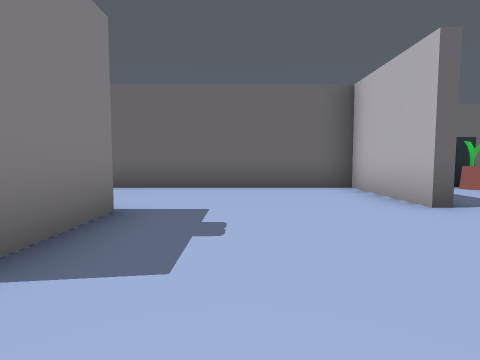
[1] (above)

20 first-person views from a walk through a 3-D level made in the Unity game engine. The camera is 1.2 m above the floor, tilts 4° down and sees 80° across. The floor is counted in squares, 2 m on a side. Each view is taken from the middle of a square. On the plan, view 1 faces up. The plan holds only what a view shows up to about 9 squares ahead; the rest is blank. The player character is not drawn. Some animated figures are not drawn. Door leaves are left out, so doorways stand open.

[2]
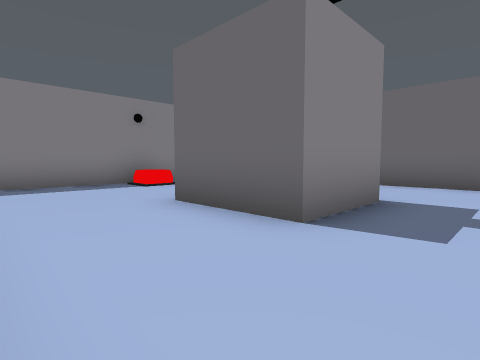

[3]
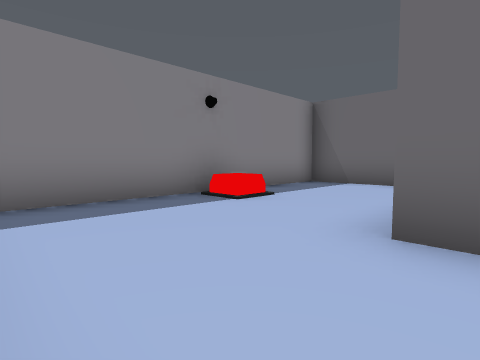

[4]
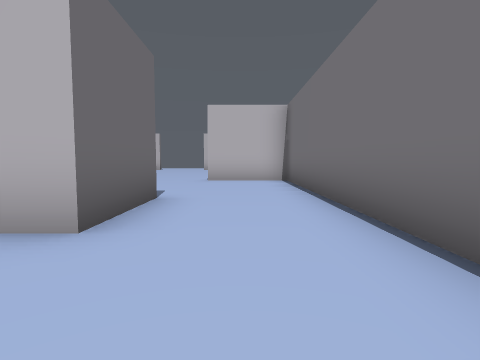

[5]
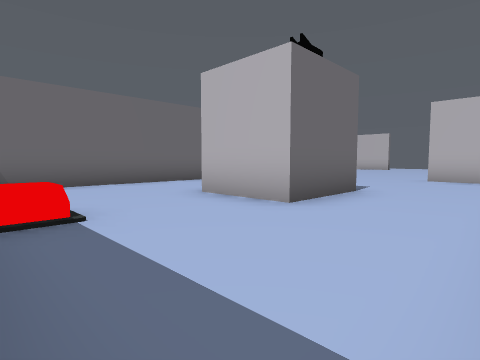

[6]
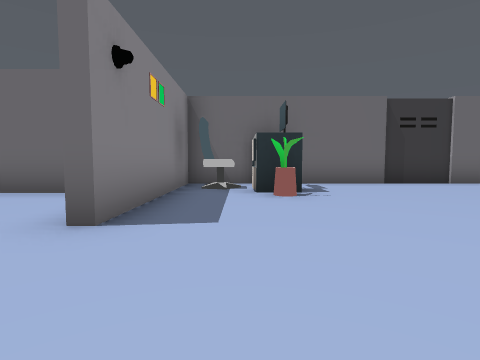

[7]
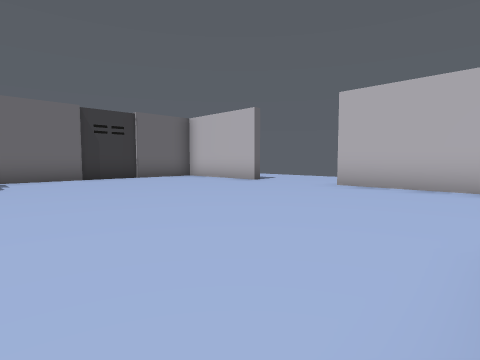

[8]
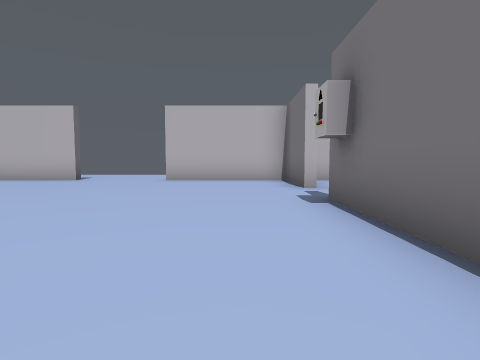

[9]
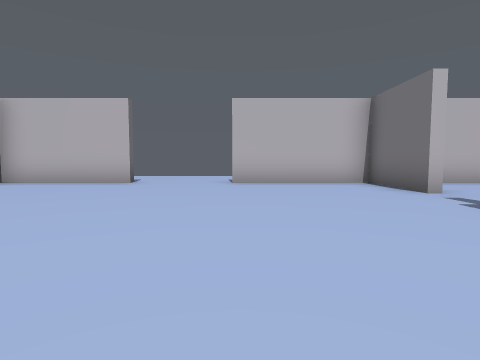

[10]
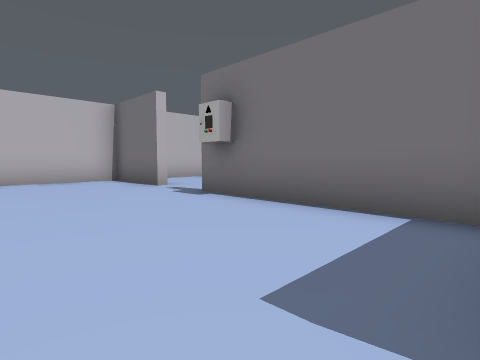

[11]
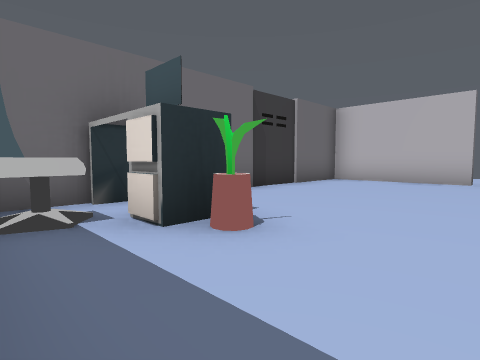

[12]
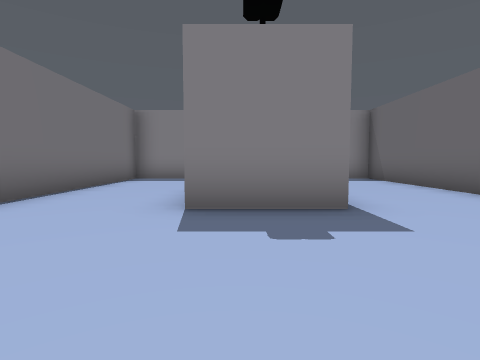

[13]
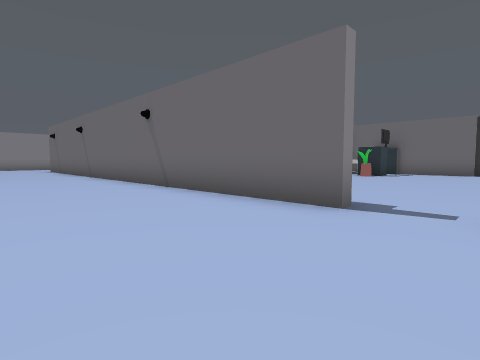

[14]
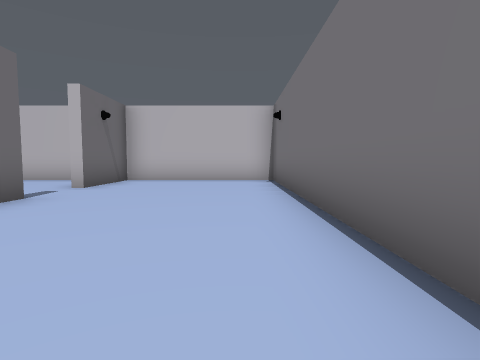

[15]
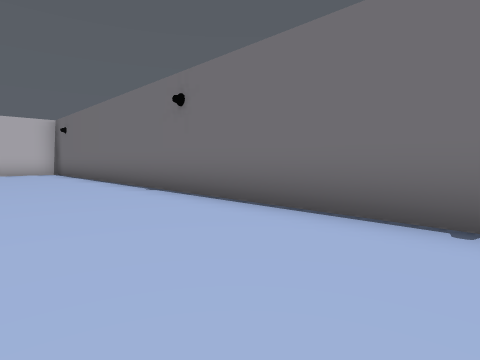

[16]
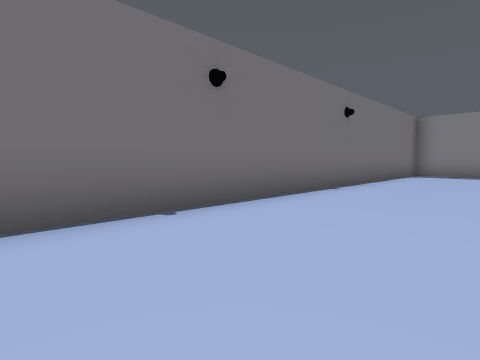

[17]
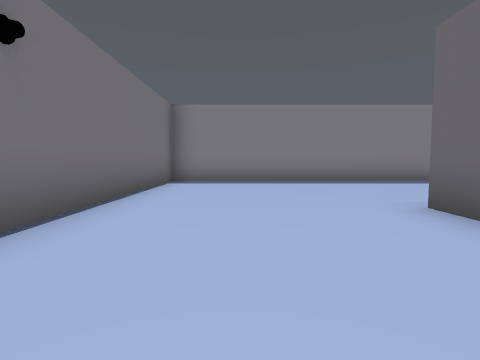

[18]
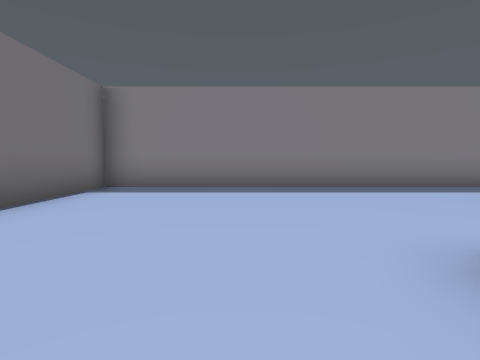

[19]
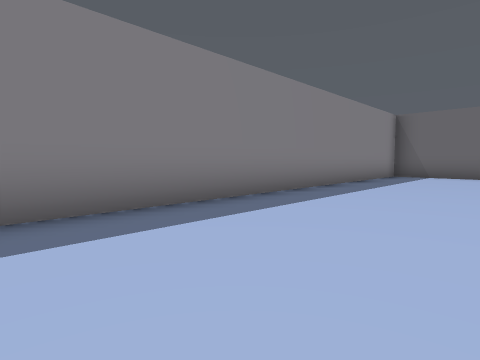

[20]
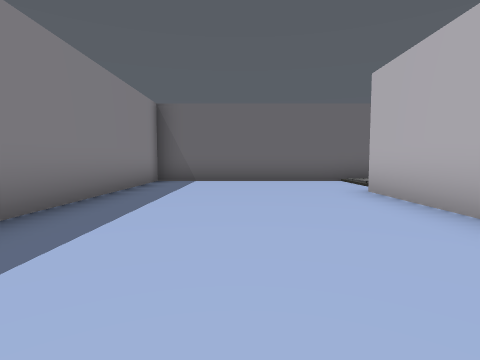

### Floor plan
Ten units are one square. View 1 is at (0, 0); x grows to the right and y downward. Boxes are objects, and circles mark ways between rooms. Rooms are numbered by the first view taken in them; rooms with no view inside come last. Other rooms are left out.
<svg viewBox="-129 -97 254 162">
<path fill="none" stroke="#000" d="M-70 14 24 14 24 -10M24 -35 24 -62 -73 -62 -73 8M115 -49 115 -83 27 -83 27 -35M90 14 115 14 115 -22M32 14 75 14M-68 16 -76 16M-76 -39 -76 -65M75 16 -5 16M-62 -92 -124 -92 -124 60 115 60 115 16 91 16"/>
<rect x="-35" y="-35" width="20" height="20" fill="#bbb"><title>other object</title></rect>
<rect x="35" y="-75" width="10" height="10" fill="#bbb"><title>other object</title></rect>
<rect x="45" y="-65" width="10" height="10" fill="#bbb"><title>other object</title></rect>
<rect x="45" y="-85" width="10" height="20" fill="#bbb"><title>other object</title></rect>
<circle cx="20" cy="-25" r="3" fill="#2a7"/>
<circle cx="85" cy="15" r="3" fill="#2a7"/>
<text x="-30" y="-20">1</text>
<text x="70" y="-40">2</text>
<text x="-40" y="30">3</text>
</svg>
Room 1 opens to room 2. Room 2 opens to room 3.

Where each view was taken, in squares from view 1:
view 1: 0 up, 0 right, facing up
view 2: 1 down, 0 right, facing up-left
view 3: 1 down, 3 left, facing up-left
view 4: 0 up, 6 left, facing right
view 5: 1 down, 7 left, facing up-right
view 6: 1 up, 4 right, facing up
view 7: 1 down, 5 right, facing up-right
view 8: 0 up, 3 right, facing right
view 9: 2 up, 4 right, facing right
view 10: 2 up, 3 right, facing down-right
view 11: 4 up, 3 right, facing up-right
view 12: 2 up, 2 right, facing left
view 13: 5 down, 9 right, facing up-left
view 14: 5 down, 3 right, facing right
view 15: 3 down, 2 left, facing down-right
view 16: 3 down, 0 right, facing down-left
view 17: 4 down, 4 left, facing left
view 18: 3 down, 6 left, facing left
view 19: 2 down, 9 left, facing up-left
view 20: 1 up, 10 left, facing up
